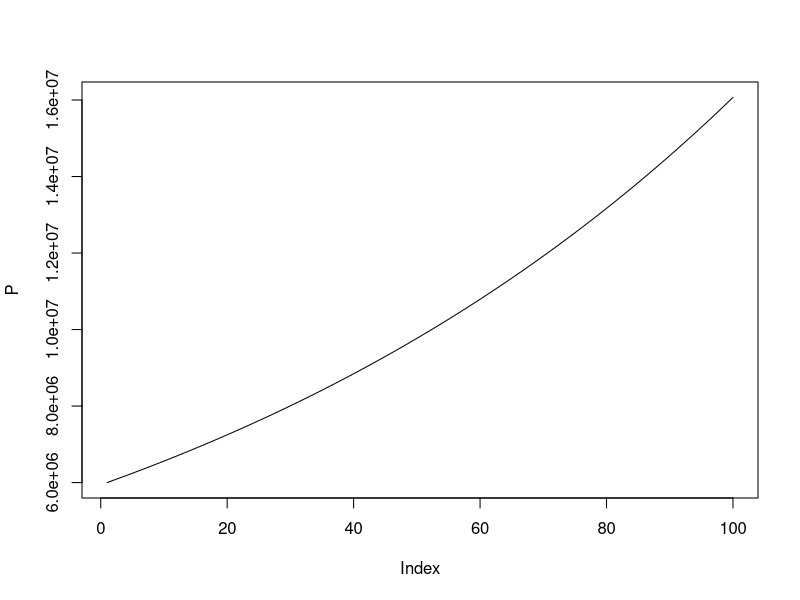

Recreate this plot in R.

T <- 100

P <- matrix(0, T, 1)

P[1] <- 6000000
tNac <- 0.01


for (t in 2:T){
  P[t] <- P[t-1] * (1 + tNac)
}

plot(P,type="l")